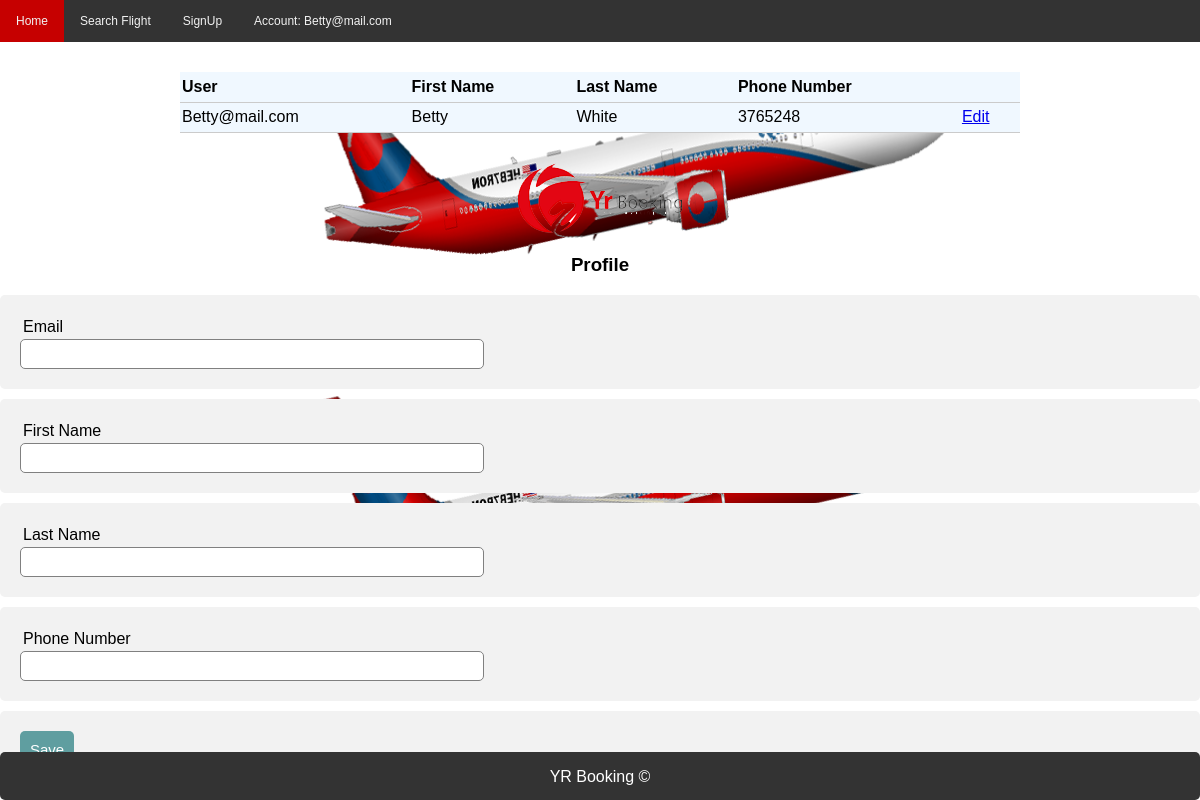
Page /Profile.php (signed in) on the committed database.
### tables this page shows
CREATE TABLE `users` (
  `User_ID` varchar(50) NOT NULL,
  `Password` varchar(50) NOT NULL,
  `FirstName` varchar(50) NOT NULL,
  `LastName` varchar(50) NOT NULL,
  `Phone_Number` int(9) NOT NULL
);

### ManageProfileData.php (called while the page is built, shortened)
<?php
$User = $_SESSION['User'];
$db = mysqli_connect('localhost', 'root', '' ,'Airline');
 $user = "";
 $Fname = "";
 $Lname = "";
 $Pnumber = "";
 $update = false;
        $results = mysqli_query($db,"SELECT User_ID, FirstName, LastName, Phone_Number FROM Users WHERE User_ID = '$User'");
?>

### Profile.php (the view, shortened to what this page needs)
<?php
include('ManageProfileData.php');
?>
<html>
    <head>
	  <link rel="stylesheet" type="text/css" href="Style2.css">
</head>
    <body>
<ul class = "topnav" id="myTopnav">
    <li><a href = "Home.php" >Home</a></li>
    <li><a href = "SearchFlight.php"> Search Flight  </a></li>
    <li><a href = "Register.php"> SignUp </a></li>
    <li class = "dropdown">Account: <?php echo "$User"?></a>
    </li>
    </ul>
    </body>
</html>
<table>
    <tr>
        <th>User</th>
        <th>First Name</th>
        <th>Last Name</th>
        <th>Phone Number</th>
    </tr>
    <?php while($row= mysqli_fetch_array($results)) {?>
    <tr>
        <td><?php echo $row['User_ID']; ?></td>
        <td><?php echo $row['FirstName']; ?></td>
        <td><?php echo $row['LastName']; ?></td>
        <td><?php echo $row['Phone_Number']; ?></td>
        <td>
            <a href="Profile.php?edit=<?php echo $row['User_ID']; ?>">Edit</a>
        </td>
    </tr>
    <?php } ?>
</table>
 <form action= "ManageProfileData.php" method="POST">
     <h1><a href="Home.php"><img src= "images/image.png"></a></h1>
<h3 align="center"> Profile</h3>
      <div class="input-group">
        <label>Email</label>
        <input type="text"  name="user" value="<?php echo $user ?>">
    </div>
      <div class="input-group">
        <label>First Name</label>
        <input type="text" name="FName" value="<?php echo $Fname ?>">
    </div>
      <div class="input-group">
        <label>Last Name</label>
        <input type="text" name="LName" value="<?php echo $Lname ?>">
    </div>
      <div class="input-group">
        <label>Phone Number</label>
        <input type="text" name="PNumber" value="<?php echo $Pnumber ?>">
    </div>
      <div class="input-group">
          <?php if ( $update == true): ?>
        <button type="submit" name="update" class="btn">Update</button>
          <button type="submit" name="cancel" class="btn">Cancel</button>
          <?php else: ?>
          <button type="submit" name="save" class="btn">Save</button>
          <?php endif ?>
    </div>
</form>
<div class='footer'>
  <p>YR Booking &copy;</p>
</div>

### Style2.css (style rules this page uses)
.input-group { margin: 10px 0px 10px 0px; }
.input-group label { display: block; text-align: left; margin: 3px; }
.input-group input { height: 30px; width: 40%; padding: 5px 10px; font-size: 16px; border-radius: 5px; border: 1px solid gray; }
.btn { padding: 10px; font-size: 15px; color: white; background: #5F9EA0; border: none; border-radius: 5px; }
body { background-color: white; background-image: url(images/image2.png); background-size: 100%; }
h1, h3 { text-align: center; align-items: center; }
div { border-radius: 5px; background-color: #f2f2f2; padding: 20px; }
body { margin:0; }
table { border-collapse: collapse; width:70%; margin: 30px auto; text-align: left; background-color: aliceblue; }
tr { border-bottom: 1px solid #cbcbcb; }
th, td { border: none; height: 30px; padding: 2px; }
ul.topnav { list-style-type: none; margin: 0; padding: 0; overflow: hidden; background-color: #333; }
ul.topnav li { float: left; }
ul.topnav li a { display: inline-block; color: #f2f2f2; text-align: center; padding: 14px 16px; text-decoration: none; transition: 0.3s; font-size: 12px; font-family: Trebuchet MS, Helvetica, sans-serif; }
ul { list-style-type: none; margin: 0; padding: 0; overflow: hidden; background-color: #333; }
li { float: left; }
li a, .dropbtn { display: inline-block; color: white; text-align: center; padding: 14px 16px; text-decoration: none; }
li.dropdown { display: inline-block; color: #f2f2f2; text-align: center; padding: 14px 16px; text-decoration: none; transition: 0.3s; font-size: 12px; font-family: Trebuchet MS, Helvetica, sans-serif; }
* { box-sizing: border-box }
body { font-family: Verdana, sans-serif; margin:0 }
img { vertical-align: middle; }
.footer { position: fixed; left: 0; bottom: 0; width: 100%; list-style-type: none; margin: 0; height: 6%; padding: 0; overflow: hidden; background-color: #333; text-align: center; color: white; }

### rows in the picture
users: User_ID "Betty@mail.com", FirstName "Betty", LastName "White", Phone_Number "3765248"

### other values in the picture
$User "Betty@mail.com"
